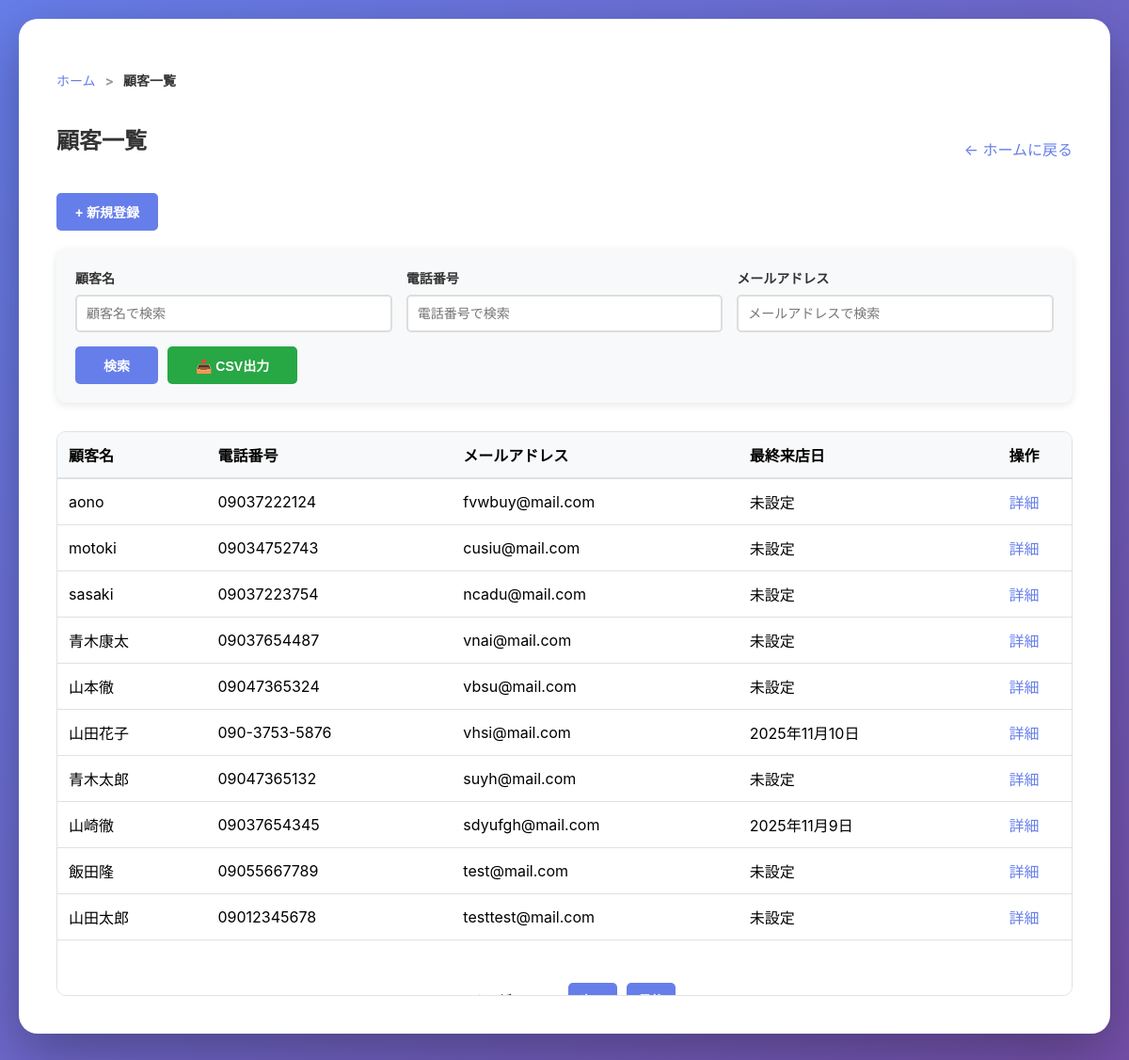
The app's page /customers/ (signed in) with its own data.
### main/models.py (models this page shows, shortened)
class Customer(models.Model):
    phone_regex = RegexValidator(
        regex=r'^0\d{1,4}-?\d{1,4}-?\d{3,4}$',
        message="正しい電話番号形式で入力してください。（例: 090-1234-5678、03-1234-5678、0120-123-456）"
    )
    name = models.CharField(max_length=100, verbose_name="顧客名")
    phone_number = models.CharField(
        max_length=20,
        verbose_name="電話番号",
        validators=[phone_regex]
    )
    email = models.EmailField(unique=True, verbose_name="メールアドレス")  # 追加
    memo = models.TextField(blank=True, verbose_name="メモ")
    last_visit_date = models.DateField(null=True, blank=True, verbose_name="最終来店日")
    created_at = models.DateTimeField(auto_now_add=True, verbose_name="登録日時")
    updated_at = models.DateTimeField(auto_now=True, verbose_name="更新日時")
    class Meta:
        verbose_name = "顧客"
        verbose_name_plural = "顧客"

### main/views.py (the view)
# urls.py: path('customers/', views.customer_list, name='customer_list'),
@login_required
def customer_list(request):
    from django.core.paginator import Paginator
    search_name = request.GET.get('search_name', '')
    search_phone = request.GET.get('search_phone', '')
    search_email = request.GET.get('search_email', '')
    customers = Customer.objects.all()
    if search_name:
        customers = customers.filter(name__icontains=search_name)
    if search_phone:
        customers = customers.filter(phone_number__icontains=search_phone)
    if search_email:
        customers = customers.filter(email__icontains=search_email)
    customers = customers.order_by('-created_at')
    paginator = Paginator(customers, 10)
    page_number = request.GET.get('page', 1)
    page_obj = paginator.get_page(page_number)
    profile = get_user_permissions(request.user)
    return render(request, 'main/customer_list.html', {
        'customers': page_obj,
        'page_obj': page_obj,
        'search_name': search_name,
        'search_phone': search_phone,
        'search_email': search_email,
        'can_edit': profile.can_edit_customer if profile else False,
        'can_delete': profile.can_delete_customer if profile else False,
    })

### main/views.py (called while the page is built)
def get_user_permissions(user):
    try:
        admin = Administrator.objects.get(user=user)
        profile, created = UserProfile.objects.get_or_create(user=admin)
        return profile
    except Administrator.DoesNotExist:
        return None

### main/templates/main/customer_list.html (shortened to what this page needs)
{% extends 'main/base.html' %}
{% block breadcrumb %}
<nav aria-label="breadcrumb">
    <ol class="breadcrumb">
        <li class="breadcrumb-item"><a href="{% url 'admin-home' %}">ホーム</a></li>
        <li class="breadcrumb-item active">顧客一覧</li>
    </ol>
</nav>
{% endblock %}
{% block content %}
<div style="display: flex; justify-content: space-between; align-items: center; margin-bottom: 20px;">
    <h2>顧客一覧</h2>
    <a href="{% url 'admin-home' %}" style="text-decoration: none; color: #667eea;">← ホームに戻る</a>
</div>
<div style="margin-bottom: 20px;">
    <a href="{% url 'customer_add' %}" style="text-decoration: none;">
        <button style="width: auto; padding: 10px 20px;">+ 新規登録</button>
    </a>
</div>
<form method="get" style="margin-bottom: 30px; background: #f8f9fa; padding: 20px; border-radius: 10px; position: sticky; top: 0; z-index: 100; box-shadow: 0 2px 8px rgba(0,0,0,0.1);">    <div style="display: grid; grid-template-columns: 1fr 1fr 1fr; gap: 15px; margin-bottom: 15px;">
        <div>
            <label for="search_name" style="display: block; font-size: 14px; font-weight: bold; color: #333; margin-bottom: 8px;">顧客名</label>
            <input type="text" id="search_name" name="search_name"
                   value="{{ search_name }}"
                   placeholder="顧客名で検索"
                   style="width: 100%; padding: 10px; border: 2px solid #ddd; border-radius: 5px; font-size: 14px; box-sizing: border-box;">
        </div>
        <div>
            <label for="search_phone" style="display: block; font-size: 14px; font-weight: bold; color: #333; margin-bottom: 8px;">電話番号</label>
            <input type="text" id="search_phone" name="search_phone"
                   value="{{ search_phone }}"
                   placeholder="電話番号で検索"
                   style="width: 100%; padding: 10px; border: 2px solid #ddd; border-radius: 5px; font-size: 14px; box-sizing: border-box;">
        </div>
        <div>
            <label for="search_email" style="display: block; font-size: 14px; font-weight: bold; color: #333; margin-bottom: 8px;">メールアドレス</label>
            <input type="text" id="search_email" name="search_email"
                   value="{{ search_email }}"
                   placeholder="メールアドレスで検索"
                   style="width: 100%; padding: 10px; border: 2px solid #ddd; border-radius: 5px; font-size: 14px; box-sizing: border-box;">
        </div>
    </div>
    <div style="display: flex; gap: 10px;">
        <button type="submit" style="width: auto; padding: 10px 30px;">検索</button>
        <a href="{% url 'customer_list_csv' %}?search_name={{ search_name }}&search_phone={{ search_phone }}&search_email={{ search_email }}" style="text-decoration: none;">
            <button type="button" style="width: auto; padding: 10px 30px; background: #28a745;">📥 CSV出力</button>
        </a>
    </div>
</form>
{% if customers %}
<div style="max-height: 600px; overflow-y: auto; border: 1px solid #dee2e6; border-radius: 10px;">
    <div style="overflow-x: auto;">
        <table style="width: 100%; border-collapse: collapse; background: white;">
            <thead>
                <tr style="background: #f8f9fa; border-bottom: 2px solid #dee2e6;">
                    <th style="padding: 12px; text-align: left;">顧客名</th>
                    <th style="padding: 12px; text-align: left;">電話番号</th>
                    <th style="padding: 12px; text-align: left;">メールアドレス</th>
                    <th style="padding: 12px; text-align: left;">最終来店日</th>
                    <th style="padding: 12px; text-align: center;">操作</th>
                </tr>
            </thead>
            <tbody>
                {% for customer in customers %}
                <tr style="border-bottom: 1px solid #dee2e6;">
                    <td style="padding: 12px;">{{ customer.name }}</td>
                    <td style="padding: 12px;">{{ customer.phone_number }}</td>
                    <td style="padding: 12px;">{{ customer.email }}</td>
                    <td style="padding: 12px;">{{ customer.last_visit_date|default:"未設定" }}</td>
                    <td style="padding: 12px; text-align: center;">
                        <div style="display: flex; flex-direction: column; gap: 5px; align-items: center;">
                            <a href="{% url 'customer_detail' customer.id %}"
                                style="color: #667eea; text-decoration: none;">詳細</a>
                        </div>
                    </td>
                </tr>
                {% endfor %}
            </tbody>
        </table>
    </div>
    {% if page_obj.has_other_pages %}
    <div style="display: flex; justify-content: center; align-items: center; margin-top: 30px; gap: 10px; background: white; padding: 15px;">
        <span style="color: #333; font-weight: bold; padding: 0 15px;">
        </span>
        {% if page_obj.has_next %}
            <a href="?page={{ page_obj.next_page_number }}&search_name={{ search_name }}&search_phone={{ search_phone }}&search_email={{ search_email }}" style="text-decoration: none;">
                <button style="padding: 8px 12px; font-size: 14px;">次へ</button>
            </a>
            <a href="?page={{ page_obj.paginator.num_pages }}&search_name={{ search_name }}&search_phone={{ search_phone }}&search_email={{ search_email }}" style="text-decoration: none;">
                <button style="padding: 8px 12px; font-size: 14px;">最後</button>
            </a>
        {% endif %}
    </div>
    {% endif %}
</div>
{% endif %}
{% endblock %}

### main/templates/main/base.html (style rules this page uses)
* { margin: 0; padding: 0; box-sizing: border-box; }
body { font-family: -apple-system, BlinkMacSystemFont, 'Segoe UI', Roboto, 'Helvetica Neue', Arial, sans-serif; background: linear-gradient(135deg, #667eea 0%, #764ba2 100%); min-height: 100vh; padding: 20px; }
h2 { color: #333; margin-bottom: 20px; }
label { display: block; margin-bottom: 8px; font-weight: bold; color: #333; font-size: 14px; }
input[type="text"], input[type="email"], input[type="password"], input[type="date"], input[type="time"], input[type="number"], select, textarea { width: 100%; padding: 12px; border: 2px solid #ddd; border-radius: 5px; font-size: 14px; transition: border-color 0.3s; }
button { padding: 12px 30px; background: #667eea; color: white; border: none; border-radius: 5px; font-size: 14px; font-weight: bold; cursor: pointer; transition: all 0.3s; }
.breadcrumb { padding: 15px 0; margin-bottom: 20px; list-style: none; display: flex; flex-wrap: wrap; align-items: center; font-size: 14px; color: #666; }
.breadcrumb-item { display: flex; align-items: center; }
.breadcrumb-item + .breadcrumb-item::before { content: ">"; padding: 0 10px; color: #999; }
.breadcrumb-item a { color: #667eea; text-decoration: none; transition: color 0.3s; }
.breadcrumb-item.active { color: #333; font-weight: bold; }

### records on screen
Customer: name "aono", phone_number "09037222124", email "fvwbuy@mail.com", last_visit_date "未設定"
Customer: name "motoki", phone_number "09034752743", email "cusiu@mail.com", last_visit_date "未設定"
Customer: name "sasaki", phone_number "09037223754", email "ncadu@mail.com", last_visit_date "未設定"
Customer: name "青木康太", phone_number "09037654487", email "vnai@mail.com", last_visit_date "未設定"
Customer: name "山本徹", phone_number "09047365324", email "vbsu@mail.com", last_visit_date "未設定"
Customer: name "山田花子", phone_number "090-3753-5876", email "vhsi@mail.com", last_visit_date "2025年11月10日"
Customer: name "青木太郎", phone_number "09047365132", email "suyh@mail.com", last_visit_date "未設定"
Customer: name "山崎徹", phone_number "09037654345", email "sdyufgh@mail.com", last_visit_date "2025年11月9日"
Customer: name "飯田隆", phone_number "09055667789", email "test@mail.com", last_visit_date "未設定"
Customer: name "山田太郎", phone_number "09012345678", email "testtest@mail.com", last_visit_date "未設定"
